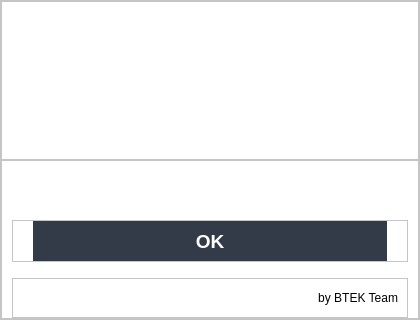
<?xml version="1.0" encoding="UTF-8"?>
<ui version="4.0">
 <class>Form</class>
 <widget class="QWidget" name="Form">
  <property name="geometry">
   <rect>
    <x>0</x>
    <y>0</y>
    <width>420</width>
    <height>320</height>
   </rect>
  </property>
  <property name="minimumSize">
   <size>
    <width>420</width>
    <height>320</height>
   </size>
  </property>
  <property name="windowTitle">
   <string>Form</string>
  </property>
  <layout class="QVBoxLayout" name="verticalLayout_3">
   <property name="spacing">
    <number>0</number>
   </property>
   <property name="leftMargin">
    <number>0</number>
   </property>
   <property name="topMargin">
    <number>0</number>
   </property>
   <property name="rightMargin">
    <number>0</number>
   </property>
   <property name="bottomMargin">
    <number>0</number>
   </property>
   <item>
    <widget class="QFrame" name="CertainFrame">
     <property name="minimumSize">
      <size>
       <width>400</width>
       <height>300</height>
      </size>
     </property>
     <property name="styleSheet">
      <string notr="true">background-color: rgb(255, 255, 255);</string>
     </property>
     <property name="frameShape">
      <enum>QFrame::StyledPanel</enum>
     </property>
     <property name="frameShadow">
      <enum>QFrame::Raised</enum>
     </property>
     <layout class="QVBoxLayout" name="verticalLayout">
      <property name="spacing">
       <number>0</number>
      </property>
      <property name="leftMargin">
       <number>0</number>
      </property>
      <property name="topMargin">
       <number>0</number>
      </property>
      <property name="rightMargin">
       <number>0</number>
      </property>
      <property name="bottomMargin">
       <number>0</number>
      </property>
      <item>
       <widget class="QFrame" name="frame_AppName">
        <property name="frameShape">
         <enum>QFrame::StyledPanel</enum>
        </property>
        <property name="frameShadow">
         <enum>QFrame::Raised</enum>
        </property>
        <layout class="QVBoxLayout" name="verticalLayout_2">
         <property name="spacing">
          <number>0</number>
         </property>
         <property name="leftMargin">
          <number>0</number>
         </property>
         <property name="topMargin">
          <number>0</number>
         </property>
         <property name="rightMargin">
          <number>0</number>
         </property>
         <property name="bottomMargin">
          <number>0</number>
         </property>
         <item>
          <widget class="QLabel" name="label_AppName">
           <property name="sizePolicy">
            <sizepolicy hsizetype="Expanding" vsizetype="Preferred">
             <horstretch>0</horstretch>
             <verstretch>0</verstretch>
            </sizepolicy>
           </property>
           <property name="maximumSize">
            <size>
             <width>16777215</width>
             <height>150</height>
            </size>
           </property>
           <property name="text">
            <string/>
           </property>
           <property name="pixmap">
            <pixmap resource="../../resource.qrc">:/asset/asset/bdoctor.png</pixmap>
           </property>
           <property name="scaledContents">
            <bool>true</bool>
           </property>
           <property name="alignment">
            <set>Qt::AlignCenter</set>
           </property>
          </widget>
         </item>
        </layout>
       </widget>
      </item>
      <item>
       <widget class="QFrame" name="frame_SignInInfor">
        <property name="frameShape">
         <enum>QFrame::StyledPanel</enum>
        </property>
        <property name="frameShadow">
         <enum>QFrame::Raised</enum>
        </property>
        <layout class="QVBoxLayout" name="verticalLayout_4">
         <property name="spacing">
          <number>0</number>
         </property>
         <property name="leftMargin">
          <number>10</number>
         </property>
         <property name="topMargin">
          <number>0</number>
         </property>
         <property name="rightMargin">
          <number>10</number>
         </property>
         <property name="bottomMargin">
          <number>0</number>
         </property>
         <item>
          <widget class="QLabel" name="errorPopup_lbMessage">
           <property name="font">
            <font>
             <family>Segoe UI</family>
             <pointsize>12</pointsize>
            </font>
           </property>
           <property name="text">
            <string/>
           </property>
          </widget>
         </item>
         <item alignment="Qt::AlignTop">
          <widget class="QFrame" name="frame_Signin">
           <property name="frameShape">
            <enum>QFrame::StyledPanel</enum>
           </property>
           <property name="frameShadow">
            <enum>QFrame::Raised</enum>
           </property>
           <layout class="QVBoxLayout" name="verticalLayout_6">
            <property name="spacing">
             <number>0</number>
            </property>
            <property name="leftMargin">
             <number>20</number>
            </property>
            <property name="topMargin">
             <number>0</number>
            </property>
            <property name="rightMargin">
             <number>20</number>
            </property>
            <property name="bottomMargin">
             <number>0</number>
            </property>
            <item>
             <widget class="QPushButton" name="btn_OK">
              <property name="sizePolicy">
               <sizepolicy hsizetype="Expanding" vsizetype="Expanding">
                <horstretch>0</horstretch>
                <verstretch>0</verstretch>
               </sizepolicy>
              </property>
              <property name="minimumSize">
               <size>
                <width>0</width>
                <height>40</height>
               </size>
              </property>
              <property name="maximumSize">
               <size>
                <width>16777215</width>
                <height>40</height>
               </size>
              </property>
              <property name="font">
               <font>
                <family>Segoe UI</family>
                <pointsize>14</pointsize>
                <weight>75</weight>
                <bold>true</bold>
               </font>
              </property>
              <property name="styleSheet">
               <string notr="true">QPushButton {	
	border: none;
	
	color: rgb(255, 255, 255);
	background-color: rgb(52, 59, 72);
}
QPushButton:hover {
	background-color: rgb(52, 59, 72);
}
QPushButton:pressed {	
	background-color: rgb(85, 170, 255);
}</string>
              </property>
              <property name="text">
               <string>OK</string>
              </property>
             </widget>
            </item>
           </layout>
          </widget>
         </item>
         <item>
          <widget class="QFrame" name="frame_DevTeam">
           <property name="maximumSize">
            <size>
             <width>16777215</width>
             <height>40</height>
            </size>
           </property>
           <property name="frameShape">
            <enum>QFrame::StyledPanel</enum>
           </property>
           <property name="frameShadow">
            <enum>QFrame::Raised</enum>
           </property>
           <layout class="QVBoxLayout" name="verticalLayout_7">
            <item>
             <widget class="QLabel" name="label_BTEKTeam">
              <property name="text">
               <string>by BTEK Team</string>
              </property>
              <property name="alignment">
               <set>Qt::AlignRight|Qt::AlignTrailing|Qt::AlignVCenter</set>
              </property>
             </widget>
            </item>
           </layout>
          </widget>
         </item>
        </layout>
       </widget>
      </item>
     </layout>
    </widget>
   </item>
  </layout>
 </widget>
 <resources>
  <include location="../../resource.qrc"/>
  <include location="../../resource.qrc"/>
 </resources>
 <connections/>
</ui>
